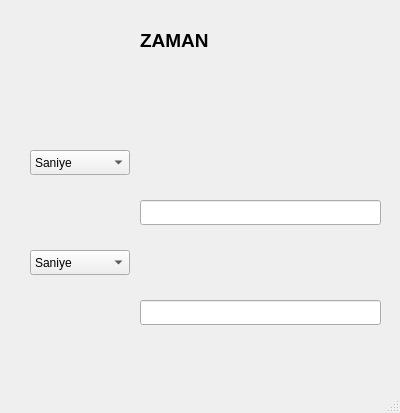
<?xml version="1.0" encoding="UTF-8"?>
<ui version="4.0">
 <class>MainWindow</class>
 <widget class="QMainWindow" name="MainWindow">
  <property name="geometry">
   <rect>
    <x>0</x>
    <y>0</y>
    <width>400</width>
    <height>413</height>
   </rect>
  </property>
  <property name="windowTitle">
   <string>MainWindow</string>
  </property>
  <widget class="QWidget" name="centralwidget">
   <widget class="QLabel" name="label">
    <property name="geometry">
     <rect>
      <x>140</x>
      <y>30</y>
      <width>91</width>
      <height>21</height>
     </rect>
    </property>
    <property name="font">
     <font>
      <pointsize>14</pointsize>
      <weight>75</weight>
      <bold>true</bold>
     </font>
    </property>
    <property name="text">
     <string>ZAMAN</string>
    </property>
   </widget>
   <widget class="QComboBox" name="comboBox">
    <property name="geometry">
     <rect>
      <x>30</x>
      <y>150</y>
      <width>100</width>
      <height>25</height>
     </rect>
    </property>
    <item>
     <property name="text">
      <string>Saniye</string>
     </property>
    </item>
    <item>
     <property name="text">
      <string>Milisaniye</string>
     </property>
    </item>
    <item>
     <property name="text">
      <string>Mikrosaniye</string>
     </property>
    </item>
    <item>
     <property name="text">
      <string>Nanosaniye</string>
     </property>
    </item>
    <item>
     <property name="text">
      <string>Pikosaniye</string>
     </property>
    </item>
    <item>
     <property name="text">
      <string>Dakika</string>
     </property>
    </item>
    <item>
     <property name="text">
      <string>Saat</string>
     </property>
    </item>
    <item>
     <property name="text">
      <string>Gün</string>
     </property>
    </item>
    <item>
     <property name="text">
      <string>Hafta</string>
     </property>
    </item>
    <item>
     <property name="text">
      <string>Ay</string>
     </property>
    </item>
    <item>
     <property name="text">
      <string>Yıl</string>
     </property>
    </item>
   </widget>
   <widget class="QLineEdit" name="lineEdit">
    <property name="geometry">
     <rect>
      <x>140</x>
      <y>200</y>
      <width>241</width>
      <height>25</height>
     </rect>
    </property>
   </widget>
   <widget class="QLineEdit" name="lineEdit_2">
    <property name="geometry">
     <rect>
      <x>140</x>
      <y>300</y>
      <width>241</width>
      <height>25</height>
     </rect>
    </property>
   </widget>
   <widget class="QComboBox" name="comboBox_2">
    <property name="geometry">
     <rect>
      <x>30</x>
      <y>250</y>
      <width>100</width>
      <height>25</height>
     </rect>
    </property>
    <item>
     <property name="text">
      <string>Saniye</string>
     </property>
    </item>
    <item>
     <property name="text">
      <string>Milisaniye</string>
     </property>
    </item>
    <item>
     <property name="text">
      <string>Mikrosaniye</string>
     </property>
    </item>
    <item>
     <property name="text">
      <string>Nanosaniye</string>
     </property>
    </item>
    <item>
     <property name="text">
      <string>Pikosaniye</string>
     </property>
    </item>
    <item>
     <property name="text">
      <string>Dakika</string>
     </property>
    </item>
    <item>
     <property name="text">
      <string>Saat</string>
     </property>
    </item>
    <item>
     <property name="text">
      <string>Gün</string>
     </property>
    </item>
    <item>
     <property name="text">
      <string>Hafta</string>
     </property>
    </item>
    <item>
     <property name="text">
      <string>Ay</string>
     </property>
    </item>
    <item>
     <property name="text">
      <string>Yıl</string>
     </property>
    </item>
   </widget>
  </widget>
  <widget class="QMenuBar" name="menubar">
   <property name="geometry">
    <rect>
     <x>0</x>
     <y>0</y>
     <width>400</width>
     <height>26</height>
    </rect>
   </property>
  </widget>
  <widget class="QStatusBar" name="statusbar"/>
 </widget>
 <resources/>
 <connections/>
</ui>
